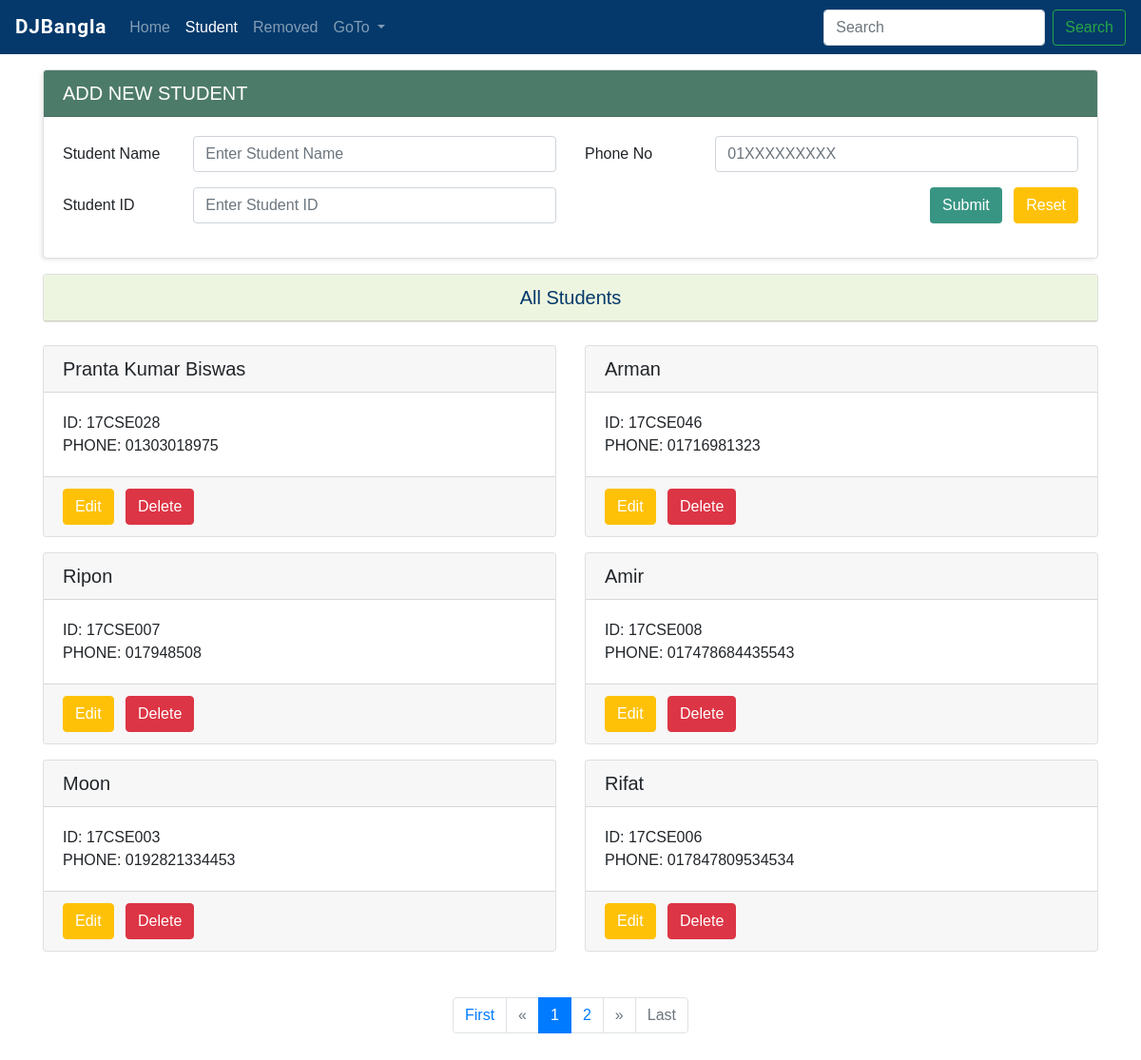
Before: /crudsearch/student/ with the older database file.
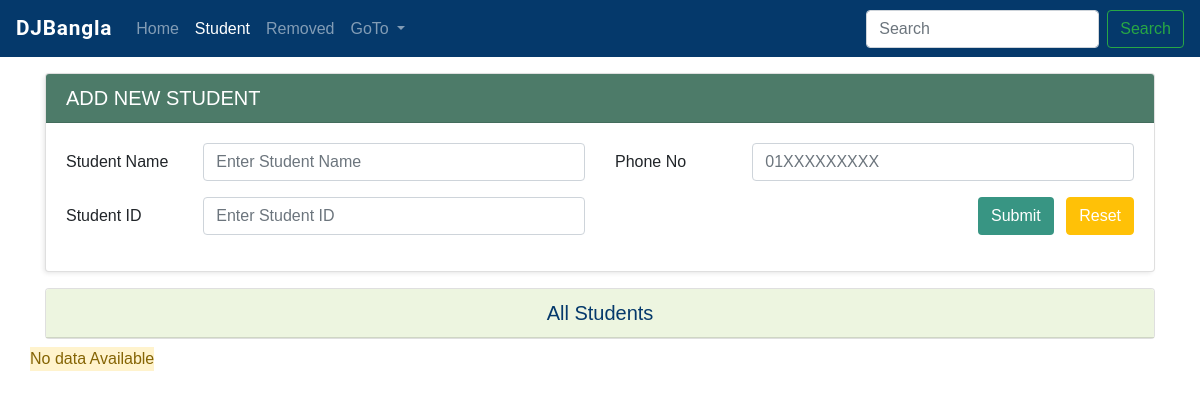
After: the same page with the newer database file.
### crudsearch/models.py (models this page shows, shortened)
class Student(models.Model):
    name = models.CharField( max_length=50)
    student_id = models.CharField(max_length=50, unique = True)
    phone = models.CharField(max_length=50)

### crudsearch/views.py (the view)
# urls.py: path('student/',views.crudsearch_student, name="crudsearch_student"),
def crudsearch_student(request):
    student = Student.objects.all()
    stu_paginator = Paginator(student, 6)
    stu_page = request.GET.get('stu_page')
    try:
        student = stu_paginator.page(stu_page)
    except PageNotAnInteger:
        student = stu_paginator.page(1)
    except EmptyPage:
        student = stu_paginator.page(stu_paginator.num_pages)
    if request.method == 'POST':
        myform = StudentRegistration(request.POST)
        if myform.is_valid():
            name = myform.cleaned_data['name']
            student_id = myform.cleaned_data['student_id']
            phone = myform.cleaned_data['phone']
            register = Student(name = name, student_id = student_id, phone = phone)
            register.save()
            messages.success(request, 'Student Added successfully')
            return HttpResponseRedirect('/crudsearch/student/')
    else:
        myform = StudentRegistration()
    diction = {'myform':myform, 'student':student}
    return render(request, 'crudsearch/student.html', context = diction)

### crudsearch/forms.py (shortened to what this page needs)
class StudentRegistration(forms.ModelForm):
    class Meta:
        model = Student
        fields = ['name', 'student_id', 'phone']

### templates/crudsearch/student.html (shortened to what the changed rows need)
{% extends 'crudsearch/base.html' %}
{% block extracsscdn %}
<link href="https://cdn.jsdelivr.net/npm/select2@4.1.0-beta.1/dist/css/select2.min.css" rel="stylesheet" />
{% endblock extracsscdn %}
{% block body %}
<div class="container pt-3">
<div class="row">
    {% if student %}
            {% for student in student %}
            <div class="col-md-6 col-sm-6 mt-3">
            <div class="card ">
                <div class="card-header">
                    <h5>{{student.name}}</h5>
                </div>
                <div class="card-body">
                    ID: {{student.student_id}}
                    <br>
                    PHONE: {{ student.phone }}
                </div>
                <div class="card-footer">
                    <a href="{% url 'crudsearch_student_edit' student.id %}" class="btn btn-warning text-white">Edit</a>
                    <span>
                        <form action="{% url 'crudsearch_delete_student' student.id %}" method="POST" class="d-inline">
                            <button class="btn btn-danger ml-2">Delete</button>
                        </form>
                    </span>
                </div>
            </div>
        </div>
            {% endfor %}
        {% else %}
            <alert class="alert-warning">No data Available</alert>
        {% endif %}
    </div>
    <br><br>
        {% if student.paginator.num_pages > 1 %}
        <nav aria-label="Page navigation">
            <ul class="pagination justify-content-center">
                {% if student.paginator.num_pages != 1 %}
                    <li class="page-item"><a class="page-link" href="?stu_page=1">First</a></li>
                {% else %}
                    <li class="page-item disabled"><a class="page-link" href="#">First</a></li>
                {% endif %}
                {% if student.has_previous %}
                    <li class="page-item"><a class="page-link" href="?stu_page={{ student.previous_page_number }}">&laquo;</a></li>
                {% else %}
                    <li class="page-item disabled"><a class="page-link" href="#">&laquo;</a></li>
                {% endif %}
                {% for i in student.paginator.page_range %}
                    {% if student.number == i %}
                        <li class="page-item active"><a class="page-link" href="#">{{ i }} <span class="sr-only">(current)</span></a></li>
                    {% elif student.number > i|add:"-5" and student.number < i|add:"+5"%}
                        <li class="page-item"><a class="page-link" href="?stu_page={{ i }}">{{ i }}</a></li>
                    {% endif %}
                {% endfor %}
                {% if project.has_next %}
                    <li class="page-item"><a class="page-link" href="?stu_page={{ project.next_page_number }}">&raquo;</a></li>
                {% else %}
                    <li class="page-item disabled"><a class="page-link" href="#">&raquo;</a></li>
                {% endif %}
                {% if project.paginator.num_pages != project.number %}
                    <li class="page-item"><a class="page-link" href="?stu_page={{ project.paginator.num_pages }}">Last</a></li>
                {% else %}
                    <li class="page-item disabled"><a class="page-link" href="#">Last</a></li>
                {% endif %}
            </ul>
        </nav>
        {% endif %}
        <br><br>
        <br><br>
{% endblock body %}

Changed rows visible on the page:
removed Student: name "Pranta Kumar Biswas", student_id "17CSE028", phone "01303018975"
removed Student: name "Arman", student_id "17CSE046", phone "01716981323"
removed Student: name "Ripon", student_id "17CSE007", phone "017948508"
removed Student: name "Amir", student_id "17CSE008", phone "017478684435543"
removed Student: name "Moon", student_id "17CSE003", phone "0192821334453"
removed Student: name "Rifat", student_id "17CSE006", phone "017847809534534"
Other visible differences:
text no longer shown: "First « » Last"
text now shown: "No data Available"
list line gone: "1"
list line gone: "2"
